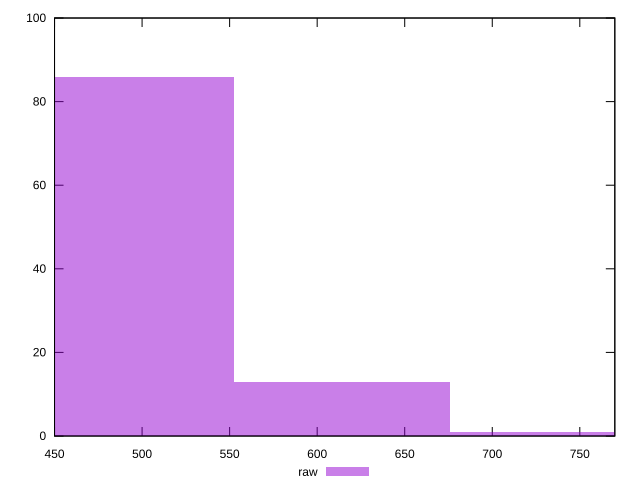

This figure's gnuplot source:
reset

$raw <<EOF
491.3378863919509 86
614.1723579899386 13
737.0068295879264 1
EOF

set key outside below
set boxwidth 122.83447159798773
set xrange [450:770]
set yrange [0:100]
set trange [0:100]
set style fill transparent solid 0.5 noborder
set terminal svg size 640, 490 enhanced background rgb 'white'
set output "report_00017_2021-02-10T15-08-03.406Z/uses-webp-images/samples/pages+cached+noadtech/raw/histogram.svg"

plot $raw title "raw" with boxes

reset
